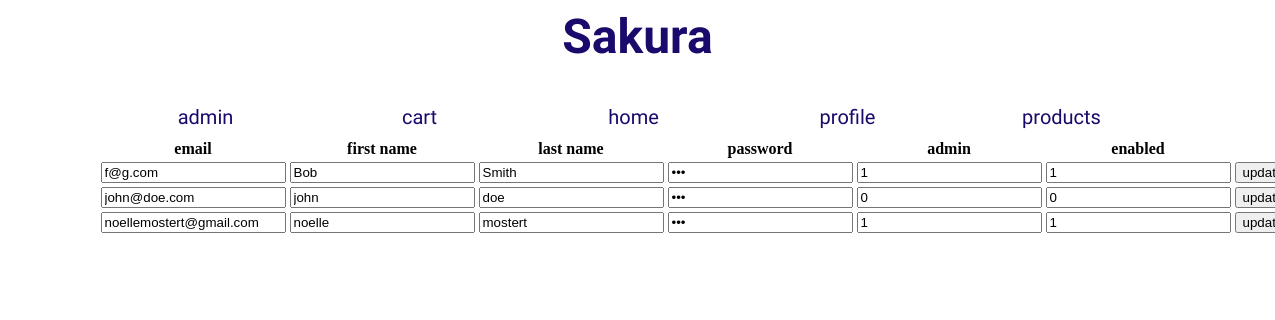
/users.php (signed in), run on the app's committed database.
### tables this page shows
CREATE TABLE IF NOT EXISTS `users` (
  `uid` mediumint(9) NOT NULL,
  `fname` char(30) NOT NULL,
  `lname` char(30) NOT NULL,
  `email` char(30) NOT NULL,
  `password` char(30) NOT NULL,
  `admin` tinyint(1) NOT NULL DEFAULT '0',
  `enabled` tinyint(1) NOT NULL DEFAULT '1'
);

### users.php (the view, shortened to what this page needs)
<?php
include("config.php");
$userresult = mysqli_query($db,"SELECT * FROM users");
?>
<html>
<head>
  <link rel="stylesheet" href="index.css">
</head>
<body>
<?php echo "<div class='content'>"; ?>
<?php echo "<div id='menu'>"; ?>
<?php include("menu.php"); ?>
<table>
<th>email</th>
<th>first name</th>
<th>last name</th>
<th>password</th>
<th>admin</th>
<th>enabled</th>
<?php while($row = mysqli_fetch_array($userresult))
  {
  echo "<form method='post' action='users.php'>";
  echo "<tr>";
          echo "<td><input type='text' name='email' value='" . $row['email']  . "'></td>";
          echo "<td><input type='text' name='firstname' value='" . $row['fname']  . "'></td>";
          echo "<td><input type='text' name='lastname' value='" . $row['lname']  . "'></td>";
          echo "<td><input type='password' name='password' value='" . $row['password']   . "'></td>";
          echo "<td><input type='text' name='admin' value='" .  $row['admin']  . "'></td>";
          echo "<td><input type='text' name='enabled' value='" . $row['admin']   . "'></td>";
          echo "<td><button type='submit' class='btn' name='update_user'>update</button></td>";
  echo "</tr>";
  echo "</form>";
 }
?>
</table>
</div>
</div>
</body>
</html>

### index.css (style rules this page uses)
body { background: url(https://stmed.net/sites/default/files/flower-wallpapers-27859-53340.jpg); -webkit-background-size: cover; -moz-background-size: cover; -o-background-size: cover; background-size: cover; }
.content { background: transparent; margin: auto; position: relative; height: 800px; width: 1200px; text-align: center; }
#menu { text-align: center; width: 90%; margin: auto; }

### data on the page
users: email "f@g.com", firstname "Bob", lastname "Smith", admin "1", enabled "1"
users: email "john@doe.com", firstname "john", lastname "doe", admin "0", enabled "0"
users: email "noellemostert@gmail.com", firstname "noelle", lastname "mostert", admin "1", enabled "1"
